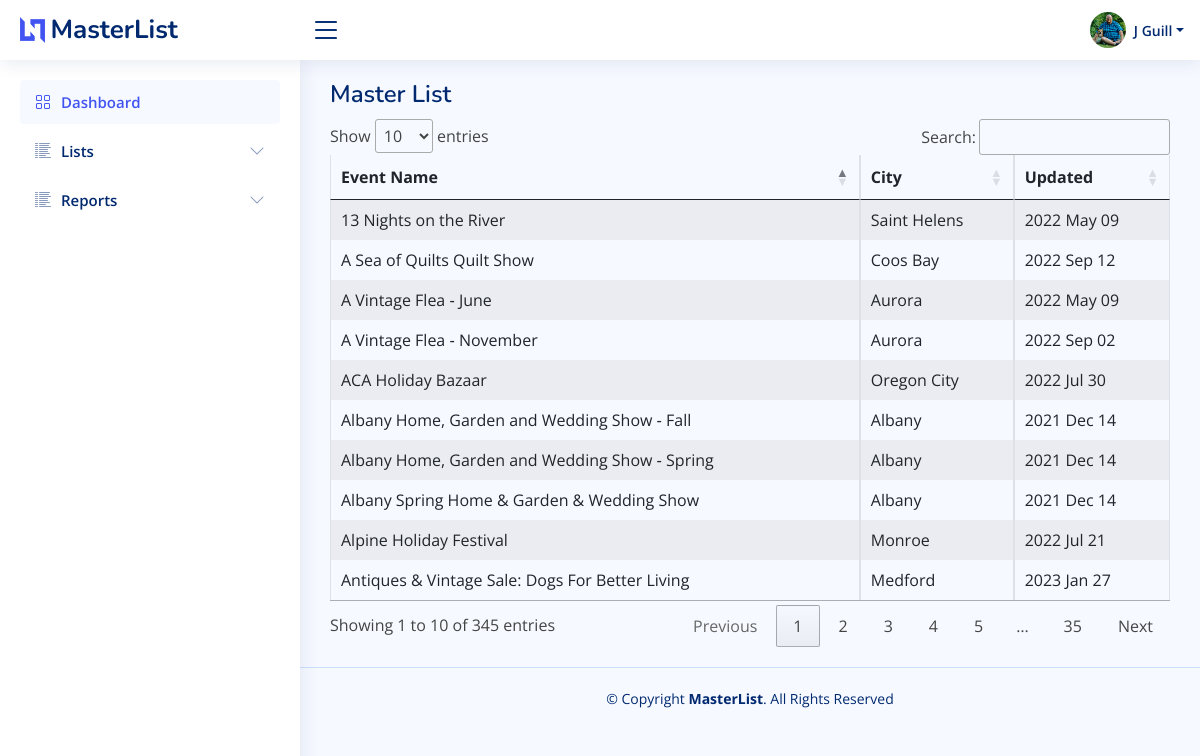
Screenshot of /masterlist/list/all (signed in) with the database file from the repository.
### bazaar/models.py (models this page shows, shortened)
class User(db.Model, UserMixin):
    id = db.Column(db.Integer, primary_key=True)
    firstname = db.Column(db.String(150))
    lastname = db.Column(db.String(150))
    company = db.Column(db.String(150))
    title = db.Column(db.String(50))
    aboutme = db.Column(db.Text)
    address = db.Column(db.String(150))
    city = db.Column(db.String(150))
    state = db.Column(db.String(2))
    postalcode = db.Column(db.String(20))
    phone = db.Column(db.String(20))
    email = db.Column(db.String(150), unique=True)
    dob = db.Column(db.Date)
    avatar_filename = db.Column(db.Text)
    avatar_url = db.Column(db.String(250))
    twitter = db.Column(db.String(255))
    instagram = db.Column(db.String(255))
    facebook = db.Column(db.String(255))
    linkedin = db.Column(db.String(255))
    username = db.Column(db.String(150), unique=True)
    password = db.Column(db.String(150))
    date_created = db.Column(db.DateTime(timezone=True), server_default=func.now())
    def fullname(self):
        return self.firstname + " " + self.lastname
    def firstinit_lastname(self):
        return self.firstname[:1] + " " + self.lastname

class MasterList(db.Model):
    id = db.Column(db.Integer, primary_key=True)
    event_name = db.Column(db.String(150))
    january = db.Column(db.Boolean, default=False)
    february = db.Column(db.Boolean, default=False)
    march = db.Column(db.Boolean, default=False)
    april = db.Column(db.Boolean, default=False)
    may = db.Column(db.Boolean, default=False)
    june = db.Column(db.Boolean, default=False)
    july = db.Column(db.Boolean, default=False)
    august = db.Column(db.Boolean, default=False)
    september = db.Column(db.Boolean, default=False)
    october = db.Column(db.Boolean, default=False)
    november = db.Column(db.Boolean, default=False)
    december = db.Column(db.Boolean, default=False)
    first = db.Column(db.Boolean, default=True)
    second = db.Column(db.Boolean, default=True)
    third = db.Column(db.Boolean, default=True)
    fourth = db.Column(db.Boolean, default=True)
    last = db.Column(db.Boolean, default=True)
    friday = db.Column(db.Boolean, default=False)
    saturday = db.Column(db.Boolean, default=False)
    sunday = db.Column(db.Boolean, default=False)
    monday = db.Column(db.Boolean, default=False)
    tuesday = db.Column(db.Boolean, default=False)
    wednesday = db.Column(db.Boolean, default=False)
    thursday = db.Column(db.Boolean, default=False)
    updated = db.Column(db.Date)
    imagesrc = db.Column(db.Text)
    attendance = db.Column(db.Integer)
    exibitors = db.Column(db.Integer)
    website = db.Column(db.Text)
    dates_text = db.Column(db.Text)
    type_bazaar = db.Column(db.Boolean, default=False)
    type_holiday = db.Column(db.Boolean, default=False)
    type_art = db.Column(db.Boolean, default=False)
    type_festival = db.Column(db.Boolean, default=False)
    type_flea = db.Column(db.Boolean, default=False)
    type_health = db.Column(db.Boolean, default=False)
    type_market = db.Column(db.Boolean, default=False)
    date_created = db.Column(db.DateTime(timezone=True), server_default=func.now())
    date_updated = db.Column(db.DateTime(timezone=True), onupdate=func.now())
    venuefk = db.Column(db.Integer, db.ForeignKey('venue.id'))
    promoterfk = db.Column(db.Integer, db.ForeignKey('promoter.id'))
    venue = db.relationship("Venue", backref=backref("venue", uselist=False))
    promoter = db.relationship("Promoter", backref=backref("promoter", uselist=False))
    notes = db.relationship("Notes", backref=backref("notes", uselist=False))

class Venue(db.Model):
    id = db.Column(db.Integer, primary_key=True)
    name = db.Column(db.String(255))
    address = db.Column(db.String(255))
    city = db.Column(db.String(100))
    state = db.Column(db.String(50))
    zipcode = db.Column(db.String(20))
    phone = db.Column(db.String(20))
    website = db.Column(db.String(255))
    date_created = db.Column(db.DateTime(timezone=True), server_default=func.now())
    date_updated = db.Column(db.DateTime(timezone=True), onupdate=func.now())
    venue_event = db.relationship("MasterList", backref=backref("masterlist_home", uselist=False))

### bazaar/templates/masterlist/masterlist.py (the view)
@ml.route("/list/<type>")
@login_required
def masterlist_home(type):
    types = get_types_masterlist()
    match type:
        case "bazaar":
            records = db.session.query(MasterList).filter(MasterList.type_bazaar == True).all()
        case "art":
            records = db.session.query(MasterList).filter(MasterList.type_art == True).all()
        case "holiday":
            records = db.session.query(MasterList).filter(MasterList.type_holiday == True).all()
        case "festival":
            records = db.session.query(MasterList).filter(MasterList.type_festival == True).all()
        case "flea":
            records = db.session.query(MasterList).filter(MasterList.type_flea == True).all()
        case "health":
            records = db.session.query(MasterList).filter(MasterList.type_health == True).all()
        case "market":
            records = db.session.query(MasterList).filter(MasterList.type_market == True).all()
        case _:
            records = db.session.query(MasterList).all()
    activities = [rec.eventid for rec in db.session.query(Booking).filter(Booking.active == True).all()]
    contents = {"user": User, "records": records, "types": types, "actives": activities}
    return render_template("masterlist/masterlist.html", **contents)

### bazaar/templates/base/base.py (called while the page is built)
@base.app_context_processor
def zipcode_qty_check():
    zipcode_count = db.session.query(func.count(USZip.id)).scalar()
    checking = zipcode_count == 0
    return dict(zipcode_count_check=checking)

@base.app_template_filter()
def format_date(item, fmt="%m/%d/%Y"):
    return item.strftime(fmt)

@base.app_context_processor
def notification_count():
    now = datetime.now()
    days_from_now = datetime.now() + timedelta(days=5)
    notcount = db.session.query(func.count(Booking.id)).filter(now <= Booking.next_touch,
                                                               Booking.next_touch <= days_from_now).scalar()
    if notcount == 0:
        return dict(notification_count=None)
    else:
        return dict(notification_count=notcount)

@base.app_context_processor
def notifications():
    now = datetime.now()
    days_from_now = datetime.now() + timedelta(days=5)
    nots = db.session.query(Booking).filter(now <= Booking.next_touch,
                                            Booking.next_touch <= days_from_now).all()
    return dict(notifications=nots)

### bazaar/utilities.py (called while the page is built)
def get_types_masterlist(tbl=MasterList):
    from sqlalchemy import inspect
    inst = inspect(tbl)
    attr_names = [c_attr.key for c_attr in inst.mapper.column_attrs]
    typelist = []
    for name in attr_names:
        if "type" in name:
            typelist.append(name.replace("type_", ""))
    return typelist

### bazaar/templates/masterlist/masterlist.html (shortened to what this page needs)
{% extends "base/base.html" %}
{% block page_title %}
    Master List
{% endblock page_title %}
{% block stylesheets %}
    <link rel="stylesheet" type="text/css" href="https://cdn.datatables.net/1.10.13/css/dataTables.bootstrap.min.css">
{% endblock stylesheets %}
{% block main_content %}
    <table class="table table-hover table-striped table-bordered" id="bazaar_master" name="bazaar_master">
        <thead>
        <tr>
            <th>Event Name</th>
            <th>City</th>
            <th>Updated</th>
        </tr>
        </thead>
        <tbody>
        {% for rec in records %}
            <tr onclick="location.href='{{ url_for('masterlist.details', id=rec.id) }}'">
                {% if rec.id in actives %}
                    <td>{{ rec.event_name }} - <i class="bi bi-bookmark-fill"></i></td>
                {% else %}
                    <td>{{ rec.event_name }}</td>
                {% endif %}
                <td>{{ rec.venue.city }}</td>
                <td>{{ rec.updated|format_date("%Y %b %d") }}</td>
            </tr>
        {% endfor %}
        </tbody>
    </table>
{% endblock main_content %}

### bazaar/templates/base/header.html (shortened to what this page needs)
<header id="header" class="header fixed-top d-flex align-items-center">
    <div class="d-flex align-items-center justify-content-between">
        <a href="{{ url_for('base.home') }}" class="logo d-flex align-items-center">
            <img src="{{ url_for('static', filename="img/logo.png") }}"
                 alt="">
            <span class="d-none d-lg-block">MasterList</span>
        </a>
        <i class="bi bi-list toggle-sidebar-btn"></i>
    </div>
    <nav class="header-nav ms-auto">
        <ul class="d-flex align-items-center">
            <li class="nav-item dropdown pe-3">
                <a class="nav-link nav-profile d-flex align-items-center pe-0" href="#" data-bs-toggle="dropdown"
                   id="navbarProfile">
                    <img src="{{ url_for('static', filename='img/avatar/'+current_user.avatar_filename) }}"
                         alt="Profile" class="rounded-circle">
                    <span class="d-none d-md-block dropdown-toggle ps-2">{{ current_user.firstinit_lastname() }}</span>
                </a>
            </li>
        </ul>
    </nav>
</header>

### bazaar/static/css/style.css (style rules this page uses)
:root { scroll-behavior: smooth; }
body { font-family: "Open Sans", sans-serif; background: #f6f9ff; color: #444444; }
a { color: #4154f1; text-decoration: none; }
.logo { line-height: 1; }
@media (min-width: 1200px) { .logo { width: 280px; } }
.logo img { max-height: 26px; margin-right: 6px; }
.logo span { font-size: 26px; font-weight: 700; color: #012970; font-family: "Nunito", sans-serif; }
.header { transition: all 0.5s; z-index: 997; height: 60px; box-shadow: 0 2px 20px rgba(1, 41, 112, 0.1); background-color: #fff; padding-left: 20px; }
.header .toggle-sidebar-btn { font-size: 32px; padding-left: 10px; cursor: pointer; color: #012970; }
.header-nav ul { list-style: none; }
.header-nav > ul { margin: 0; padding: 0; }
.header-nav .nav-profile { color: #012970; }
.header-nav .nav-profile img { max-height: 36px; }
.header-nav .nav-profile span { font-size: 14px; font-weight: 600; }

### rows the page displays
User: avatar_filename (picture), firstinit_lastname "J Guill"
MasterList: event_name "ACA Holiday Bazaar", venue.city "Oregon City", updated "2022 Jul 30"
MasterList: event_name "A Vintage Flea ‑ November", venue.city "Aurora", updated "2022 Sep 02"
MasterList: event_name "Alpine Holiday Festival", venue.city "Monroe", updated "2022 Jul 21"
MasterList: event_name "Albany Home, Garden and Wedding Show ‑ Fall", venue.city "Albany", updated "2021 Dec 14"
MasterList: event_name "A Sea of Quilts Quilt Show", venue.city "Coos Bay", updated "2022 Sep 12"
MasterList: event_name "13 Nights on the River", venue.city "Saint Helens", updated "2022 May 09"
MasterList: event_name "A Vintage Flea ‑ June", venue.city "Aurora", updated "2022 May 09"
MasterList: event_name "Albany Spring Home & Garden & Wedding Show", venue.city "Albany", updated "2021 Dec 14"
MasterList: event_name "Albany Home, Garden and Wedding Show ‑ Spring", venue.city "Albany", updated "2021 Dec 14"
MasterList: event_name "Antiques & Vintage Sale: Dogs For Better Living", venue.city "Medford", updated "2023 Jan 27"
